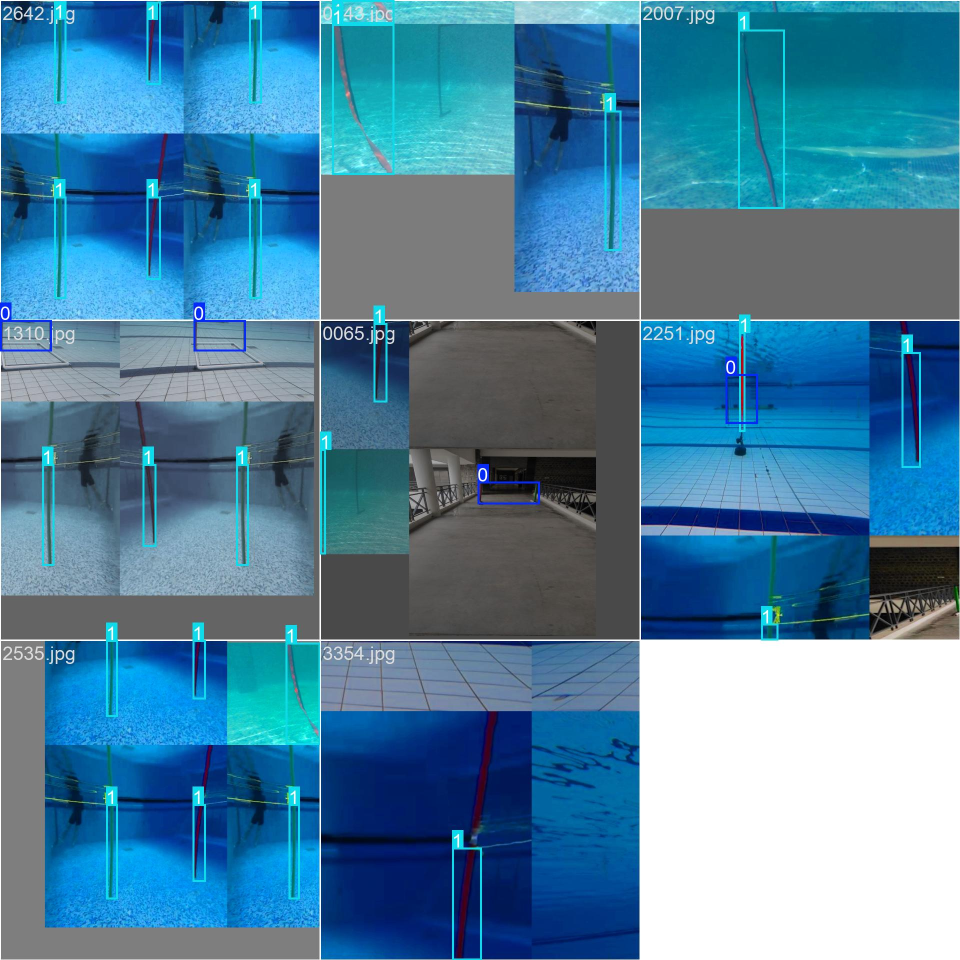
#> input picture YOLO/train_batch0.jpg, 1920 x 1920 px, given in place of the camera (shown at 1/2 size)
$ python main.py
#> lines starting #> are read from the running program, lines starting #| are printed output that depends on the picture; after the words box and inside, x2 and y2 are one past the last pixel; in counts of white or black regions, pixels touching at a corner belong together
import cv2
import numpy as np
import time
import json
import os
"""
NAVIGATION CONTROL SYSTEM USING COLOR DETECTION

Navigation of AUV through the gate and obstacle avoidance using color detection and PID control.
This script captures video input, processes each frame to detect obstacles and gates based on color,
and uses PID controllers to adjust the AUV's movement accordingly.


PID Class: Implements a simple PID controller for controlling the AUV's position
Trackbar Creation: Creates trackbars for tuning HSV color thresholds for obstacle and gate detection.
Loading configuration: Loads HSV threshold values and PID parameters from a JSON configuration file.
Main Processing Loop: Captures frames, processes them for obstacle and gate detection, computes PID outputs,
and displays the results along with control information.

"""


# Loading configuration from JSON
with open("Navigation/Config/auv_config.json", "r") as f:
#> (reads Navigation/Config/auv_config.json from the repository)
    config = json.load(f)


class PID:
    def __init__(self, kp=config["PID"]["Kp"], ki=config["PID"]["Ki"], kd=config["PID"]["Kd"]):
        self.Kp = kp
        self.Ki = ki
        self.Kd = kd
        self.setpoint = 0
        self.last_error = 0
        self.integral = 0
        self.last_time = time.time()

    # function to compute PID output
    def compute(self, current_value):
        error = self.setpoint - current_value
        current_time = time.time()
        dt = current_time - self.last_time

        if dt > 0.01:  # Sample time
            # PID calculation
            p_term = self.Kp * error
            self.integral += error * dt
            i_term = self.Ki * self.integral
            d_term = self.Kd * (error - self.last_error) / dt

            output = p_term + i_term + d_term
            output = max(-400, min(400, output))

            self.last_error = error
            self.last_time = current_time
            return output
        return 0

    def reset(self):
        self.integral = 0
        self.last_error = 0

# Trackbar callback (required but does nothing)
def nothing(x):
    pass

# Initialize video capture
print("=" * 60)
print("ROV VISION CONTROL SYSTEM")
print("=" * 60)
video_path = input("\nEnter video path (or press Enter for webcam): ").strip()

cap = cv2.VideoCapture(video_path if video_path else 0)
if not cap.isOpened():
    print("Error: Could not open video source!")
    exit()

# Get video dimensions
ret, frame = cap.read()
#> frame is the input picture: shape (1920, 1920, 3); mean B, G, R 160.1, 128.9, 75.8
if not ret:
    print("Error: Could not read video!")
    exit()

height, width = frame.shape[:2]
#> height = 1920; width = 1920
print(f"\nVideo: {width}x{height}")
#| Video: 1920x1920
print(f"Target center: ({width//2}, {height//2})")
#| Target center: (960, 960)

# Create windows and trackbars
cv2.namedWindow('Controls')
cv2.namedWindow('Main View')
cv2.namedWindow('Obstacle Mask')
cv2.namedWindow('Gate Mask')

# Obstacle detection trackbars
cv2.createTrackbar('Obs_H_Low', 'Controls', 0, 179, nothing)
cv2.createTrackbar('Obs_H_High', 'Controls', 179, 179, nothing)
cv2.createTrackbar('Obs_S_Low', 'Controls', 0, 255, nothing)
cv2.createTrackbar('Obs_S_High', 'Controls', 255, 255, nothing)
cv2.createTrackbar('Obs_V_Low', 'Controls', 0, 255, nothing)
cv2.createTrackbar('Obs_V_High', 'Controls', 255, 255, nothing)

# Gate detection trackbars
cv2.createTrackbar('Gate_H_Low', 'Controls', 0, 179, nothing)
cv2.createTrackbar('Gate_H_High', 'Controls', 179, 179, nothing)
cv2.createTrackbar('Gate_S_Low', 'Controls', 0, 255, nothing)
cv2.createTrackbar('Gate_S_High', 'Controls', 255, 255, nothing)
cv2.createTrackbar('Gate_V_Low', 'Controls', 0, 255, nothing)
cv2.createTrackbar('Gate_V_High', 'Controls', 255, 255, nothing)

# set initial trackbar positions from config
cv2.setTrackbarPos('Obs_H_Low', 'Controls', config["Obstacle_HSV"]["H_low"])
cv2.setTrackbarPos('Obs_H_High', 'Controls', config["Obstacle_HSV"]["H_high"])
cv2.setTrackbarPos('Obs_S_Low', 'Controls', config["Obstacle_HSV"]["S_low"])
cv2.setTrackbarPos('Obs_S_High', 'Controls', config["Obstacle_HSV"]["S_high"])
cv2.setTrackbarPos('Obs_V_Low', 'Controls', config["Obstacle_HSV"]["V_low"])
cv2.setTrackbarPos('Obs_V_High', 'Controls', config["Obstacle_HSV"]["V_high"])

cv2.setTrackbarPos('Gate_H_Low', 'Controls', config["Gate_HSV"]["H_low"])
cv2.setTrackbarPos('Gate_H_High', 'Controls', config["Gate_HSV"]["H_high"])
cv2.setTrackbarPos('Gate_S_Low', 'Controls', config["Gate_HSV"]["S_low"])
cv2.setTrackbarPos('Gate_S_High', 'Controls', config["Gate_HSV"]["S_high"])
cv2.setTrackbarPos('Gate_V_Low', 'Controls', config["Gate_HSV"]["V_low"])
cv2.setTrackbarPos('Gate_V_High', 'Controls', config["Gate_HSV"]["V_high"])


# Initialize PID controllers
x_pid = PID(kp=0.7, ki=0.0, kd=0.1)
y_pid = PID(kp=0.7, ki=0.0, kd=0.1)
x_pid.setpoint = width // 2
#> x_pid.setpoint = 960
y_pid.setpoint = height // 2

print("\n" + "=" * 60)
print("CONTROLS:")
print("  ESC   - Exit")
print("  SPACE - Pause/Resume")
print("  R     - Reset PID")
print("  Adjust trackbars to tune color detection")
print("=" * 60 + "\n")

frame_count = 0
paused = False

while True:
    if not paused:
        ret, frame = cap.read()

        # Loop video
        if not ret:
            cap.set(cv2.CAP_PROP_POS_FRAMES, 0)
            continue

        frame_count += 1
        display = frame.copy()

        # Get trackbar values
        obs_h_low = cv2.getTrackbarPos('Obs_H_Low', 'Controls')
        obs_h_high = cv2.getTrackbarPos('Obs_H_High', 'Controls')
        obs_s_low = cv2.getTrackbarPos('Obs_S_Low', 'Controls')
        obs_s_high = cv2.getTrackbarPos('Obs_S_High', 'Controls')
        obs_v_low = cv2.getTrackbarPos('Obs_V_Low', 'Controls')
        obs_v_high = cv2.getTrackbarPos('Obs_V_High', 'Controls')

        gate_h_low = cv2.getTrackbarPos('Gate_H_Low', 'Controls')
        gate_h_high = cv2.getTrackbarPos('Gate_H_High', 'Controls')
        gate_s_low = cv2.getTrackbarPos('Gate_S_Low', 'Controls')
        gate_s_high = cv2.getTrackbarPos('Gate_S_High', 'Controls')
        gate_v_low = cv2.getTrackbarPos('Gate_V_Low', 'Controls')
        gate_v_high = cv2.getTrackbarPos('Gate_V_High', 'Controls')

        # Convert to HSV
        hsv = cv2.cvtColor(frame, cv2.COLOR_BGR2HSV)
#> hsv: shape (1920, 1920, 3); mean H, S, V 71.6, 136, 160.8

        # Draw crosshairs
        cv2.line(display, (width//2, 0), (width//2, height), (0, 0, 0), 2)
        cv2.line(display, (0, height//2), (width, height//2), (0, 0, 0), 2)

        # OBSTACLE DETECTION
        obs_mask = cv2.inRange(hsv,
                               np.array([obs_h_low, obs_s_low, obs_v_low]),
                               np.array([obs_h_high, obs_s_high, obs_v_high]))
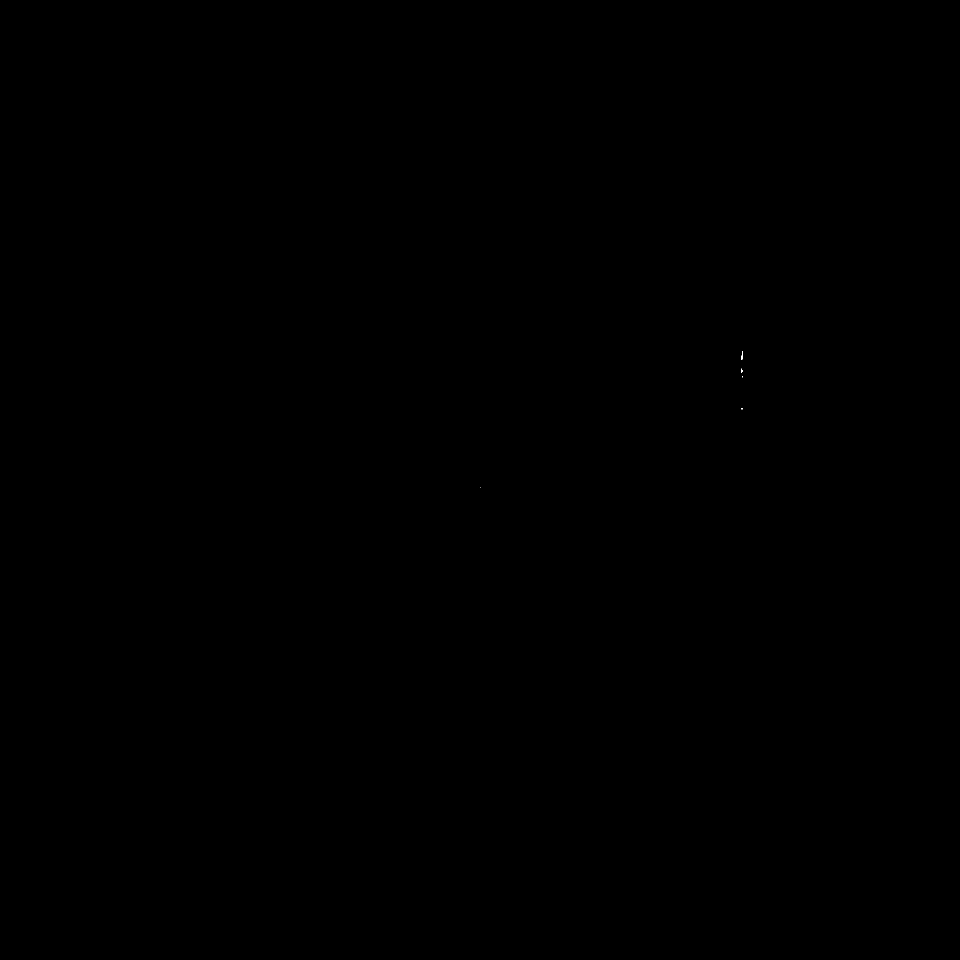
#> obs_mask: shape (1920, 1920) (shown at 1/2 size); 0% white in thin lines or dots, all inside (x1, y1, x2, y2) = (961, 702, 1486, 976)

        kernel = np.ones((5, 5), np.uint8)
        obs_mask = cv2.dilate(obs_mask, kernel)
#> obs_mask: shape (1920, 1920); 0.01% white; 5 white regions

        obs_contours, _ = cv2.findContours(obs_mask, cv2.RETR_EXTERNAL, cv2.CHAIN_APPROX_SIMPLE)
#> obs_contours = 5 contours, 1 with area under 20; largest, box (x1, y1, x2, y2) and area: (1480, 700, 1488, 722) 118, (1480, 735, 1487, 748) 66, (1481, 814, 1488, 821) 35, (1482, 751, 1488, 757) 24

        obstacle_in_path = False
        for contour in obs_contours:
            if cv2.contourArea(contour) > 3000:
                x, y, w, h = cv2.boundingRect(contour)
                cx, cy = x + w//2, y + h//2

                cv2.rectangle(display, (x, y), (x+w, y+h), (0, 0, 255), 2)
                cv2.circle(display, (cx, cy), 5, (255, 0, 0), -1)
                cv2.putText(display, "OBSTACLE", (cx-40, cy-10),
                           cv2.FONT_HERSHEY_SIMPLEX, 0.5, (0, 0, 255), 2)

                # Check if in center
                if abs(cx - width//2) < width//3:
                    obstacle_in_path = True
#> this loop made 5 passes
#> contour on pass 1: [[959, 973], [959, 977], [963, 977], [963, 973]]

        # GATE DETECTION
        gate_mask = cv2.inRange(hsv,
                                np.array([gate_h_low, gate_s_low, gate_v_low]),
                                np.array([gate_h_high, gate_s_high, gate_v_high]))
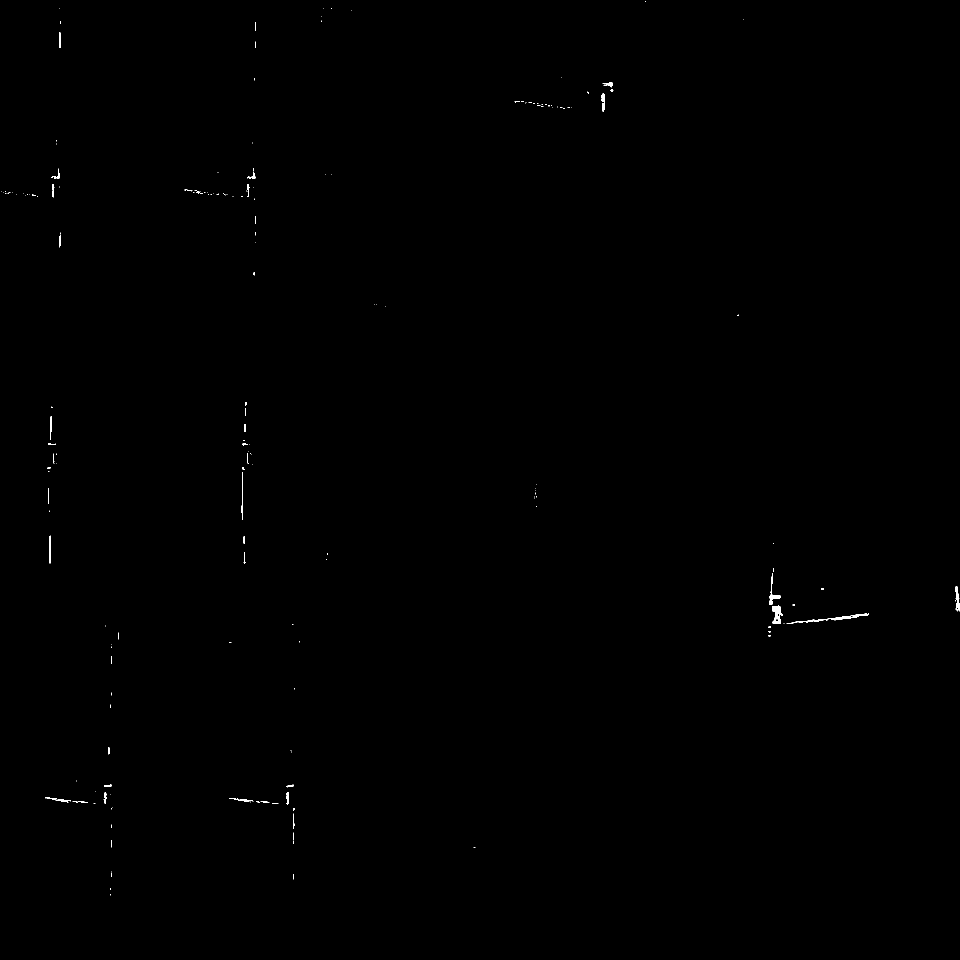
#> gate_mask: shape (1920, 1920) (shown at 1/2 size); 0.12% white; 201 white regions (158 under 20 px), largest, box (x1, y1, x2, y2) and area: (1573, 1227, 1738, 1247) 517, (1544, 1211, 1566, 1248) 479, (1538, 1146, 1562, 1210) 311

        gate_mask = cv2.dilate(gate_mask, kernel)
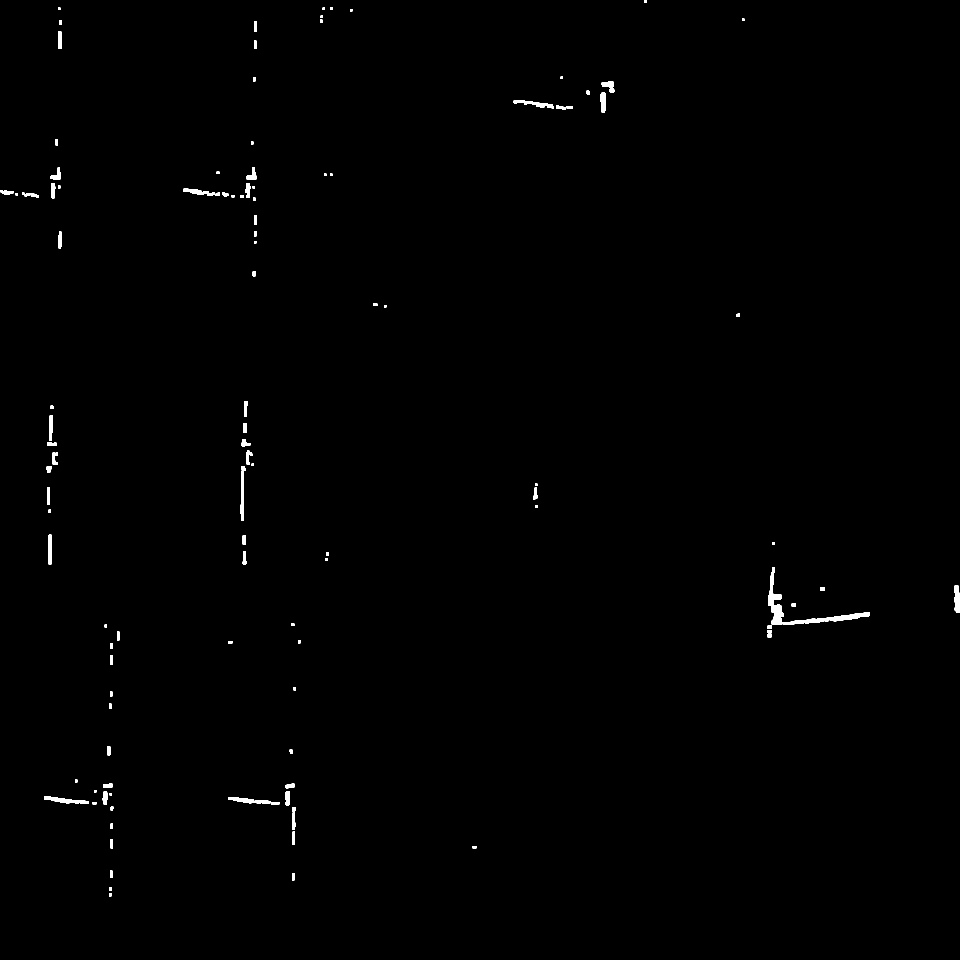
#> gate_mask: shape (1920, 1920) (shown at 1/2 size); 0.44% white; 116 white regions

        gate_contours, _ = cv2.findContours(gate_mask, cv2.RETR_EXTERNAL, cv2.CHAIN_APPROX_SIMPLE)
#> gate_contours = 116 contours, 16 with area under 20; largest, box (x1, y1, x2, y2) and area: (1536, 1134, 1568, 1250) 1408, (1565, 1225, 1740, 1249) 1218, (88, 1592, 177, 1608) 566, (481, 943, 488, 1042) 509, (1908, 1171, 1920, 1225) 482

        # Default PWM (neutral)
        pwm_lr = 1500
        pwm_ud = 1500
        pid_x = 0
        pid_y = 0

        gate_found = False
        for contour in gate_contours:
            if cv2.contourArea(contour) > 3000:
                x, y, w, h = cv2.boundingRect(contour)
                cx, cy = x + w//2, y + h//2

                cv2.rectangle(display, (x, y), (x+w, y+h), (0, 255, 0), 2)
                cv2.circle(display, (cx, cy), 5, (255, 255, 0), -1)
                cv2.putText(display, "GATE", (cx-20, cy-10),
                           cv2.FONT_HERSHEY_SIMPLEX, 0.5, (0, 255, 0), 2)

                # Calculate PID
                pid_x = x_pid.compute(cx)
                pid_y = y_pid.compute(cy)

                # Apply to PWM
                pwm_lr = int(1500 + pid_x)
                pwm_ud = int(1500 + pid_y)
                pwm_lr = max(1100, min(1900, pwm_lr))
                pwm_ud = max(1100, min(1900, pwm_ud))

                # Draw tracking line
                cv2.line(display, (width//2, height//2), (cx, cy), (255, 255, 0), 2)

                gate_found = True
                break
#> this loop made 116 passes
#> contour on passes 1, 4, 5, 6, 7, 8, 13, 17, 20, 23, 27, 28: [[218, 1786], [218, 1792], [222, 1792], [222, 1786]], [[220, 1741], [220, 1755], [224, 1755], [224, 1741]], [[945, 1692], [945, 1696], [952, 1696], [952, 1692]], [[221, 1678], [221, 1696], [225, 1696], [225, 1678]], [[585, 1663], [585, 1689], [589, 1689], [589, 1663]], [[221, 1647], [221, 1657], [225, 1657], [225, 1647]], [[185, 1604], [185, 1608], [192, 1608], [192, 1604]], [[219, 1586], [219, 1590], [223, 1590], [223, 1586]], [[188, 1580], [188, 1584], [192, 1584], [192, 1580]], [[150, 1559], [150, 1564], [154, 1564], [154, 1559]], [[220, 1383], [220, 1392], [224, 1392], [224, 1383]], [[587, 1374], [587, 1380], [591, 1380], [591, 1374]]

        # Status display
        status_y = 30
        cv2.putText(display, f"Frame: {frame_count}", (10, status_y),
                   cv2.FONT_HERSHEY_SIMPLEX, 0.6, (255, 255, 255), 2)
#> display: shape (1920, 1920, 3); mean B, G, R 159.7, 128.6, 75.6
        status_y += 30
        cv2.putText(display, f"PWM L/R: {pwm_lr}", (10, status_y),
                   cv2.FONT_HERSHEY_SIMPLEX, 0.6, (255, 255, 255), 2)
#> display: shape (1920, 1920, 3); mean B, G, R 159.7, 128.7, 75.7
        status_y += 30
        cv2.putText(display, f"PWM U/D: {pwm_ud}", (10, status_y),
                   cv2.FONT_HERSHEY_SIMPLEX, 0.6, (255, 255, 255), 2)
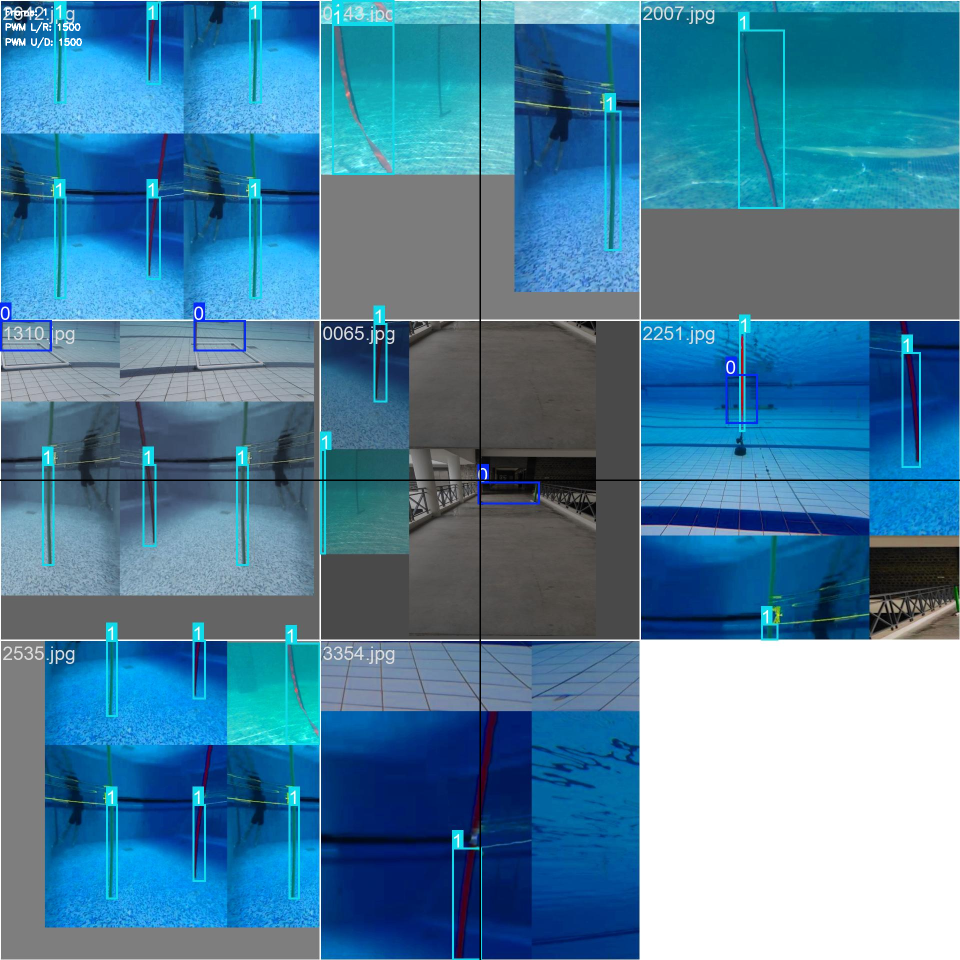
#> display: shape (1920, 1920, 3) (shown at 1/2 size); mean B, G, R 159.8, 128.7, 75.8
        status_y += 30

        if gate_found:
            cv2.putText(display, "STATUS: TRACKING GATE", (10, status_y),
                       cv2.FONT_HERSHEY_SIMPLEX, 0.6, (0, 255, 0), 2)
        elif obstacle_in_path:
            cv2.putText(display, "STATUS: OBSTACLE IN PATH!", (10, status_y),
                       cv2.FONT_HERSHEY_SIMPLEX, 0.6, (0, 0, 255), 2)
        else:
            cv2.putText(display, "STATUS: SEARCHING...", (10, status_y),
                       cv2.FONT_HERSHEY_SIMPLEX, 0.6, (255, 255, 0), 2)
#> display: shape (1920, 1920, 3); 0.04% of pixels changed, all inside (x1, y1, x2, y2) = (11, 106, 214, 122)

        # Show windows
        cv2.imshow('Main View', display)
        cv2.imshow('Obstacle Mask', obs_mask)
        cv2.imshow('Gate Mask', gate_mask)

        # Console output
        if frame_count % 10 == 0:
            print(f"Frame {frame_count:5d} | L/R: {pwm_lr:4d} | U/D: {pwm_ud:4d} | "
                  f"PID_X: {pid_x:6.1f} | PID_Y: {pid_y:6.1f}")

    # Keyboard controls
    key = cv2.waitKey(30) & 0xFF
#> (key Esc is pressed here)
    if key == 27:  # ESC
        break
    elif key == ord(' '):  # SPACE
        paused = not paused
        print("PAUSED" if paused else "RESUMED")
    elif key == ord('r') or key == ord('R'):
        x_pid.reset()
        y_pid.reset()
        print("PID Reset")


cap.release()
cv2.destroyAllWindows()
print("\nProgram ended.")
